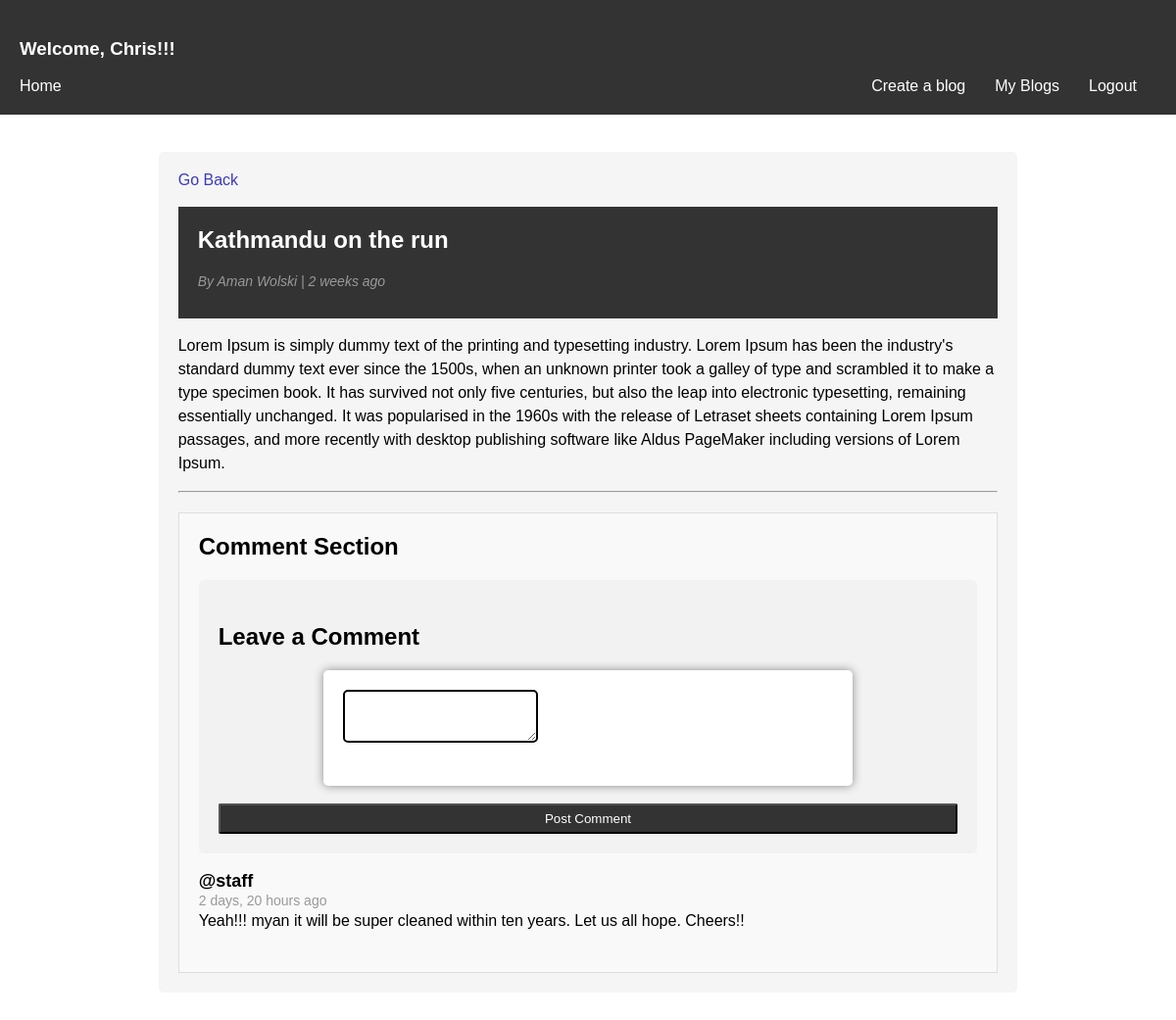
The app's page /article/a2fdb5a9-9dca-418a-b2cc-2ea6ddb8f4ea/ (signed in) with its own data.
### blogs/models.py (models this page shows, shortened)
class Post(models.Model):
    title = models.CharField(max_length=255)
    author  = models.ForeignKey(User, on_delete=models.CASCADE)
    featured_image = models.ImageField(null=True,blank=True)
    body = RichTextField(blank=True,null=True)
    created = models.DateTimeField(auto_now_add=True)
    id = models.UUIDField(default=uuid.uuid4,unique=True,primary_key=True,editable=False)
    class Meta:
        ordering = ['-created']

class Comment(models.Model):
    post = models.ForeignKey(Post,related_name="comments",on_delete=models.CASCADE)
    name = models.ForeignKey(User, on_delete=models.CASCADE)
    body = models.TextField()
    created = models.DateTimeField(auto_now=True)
    id = models.UUIDField(default=uuid.uuid4,unique=True,primary_key=True,editable=False)
    class Meta:
        ordering = ['-created']

### blogs/views.py (the view, shortened to what this page needs)
# urls.py: path('article/<str:pk>/',views.BlogPost,name='detail-article'),
def BlogPost(request,pk):
    post = Post.objects.get(id=pk)
    context = {'post' : post}
    return render(request,'blogs/detail-article.html',context)

### blogs/templates/blogs/detail-article.html (shortened to what this page needs)
{% extends 'base.html' %}
{% block content %}
<main>
<article class="post">
  <a class="" href="{% url 'home' %}">Go Back</a>
  <br>
  <br>
  <header>
    <h1 class="post-title">{{ post.title }}</h1>
    <p class="post-meta">By {{ post.author.first_name }}
        {{ post.author.last_name }} | {{ post.created|timesince}} ago
    </p>
  </header>
<div class="post-content">
<p>{{post.body|safe}}</p>
</div>
<hr>
<div class="comment">
    <h2>Comment Section</h2>
    {% if request.user.is_authenticated %}
    <div class="comment-form">
        <h3>Leave a Comment</h3>
        <form method="POST">
          <div class="form-group">
            <textarea id="comment" name="comment" required></textarea>
          </div>
          <br>
          <button type="submit">Post Comment</button>
        </form>
    </div>
    <br>
    {% else %}
    <small><a href="{% url 'login' %}">Log in to comment</a></small>
    <br>
    <br>
    {% endif %}
    {% for comment in post.comments.all %}
    <ul>
      <li>
        <div class="comment-meta">
          <div class="comment-author">
            <h4>@{{comment.name}}</h4>
            <span class="comment-date">{{comment.created|timesince}} ago</span>
          </div>
        </div>
        <p>{{ comment.body }}</p>
      </li>
    </ul>
    {% endfor%}
</div>
</article>
</main>
{% endblock %}

### templates/navbar.html
<header>
    {% if user.is_authenticated %}
    <h3>Welcome, {{request.user|capfirst}}!!!</h3>
    {% endif %}
    <a class="home-nav" style="color:white;font-size:16px;float:left;text-decoration:none;" href="{% url 'home' %}">Home</a></small>
    <nav>
        <ul>
            {% if user.is_authenticated %}
            <li><a href="{% url 'create-article' %}">Create a blog</a></li>
            <li><a href="{% url 'user-blogs' %}">My Blogs</a></li>
            <li><a href="{% url 'logout' %}">Logout</a></li>
            {% else %}
            <li><a href="{% url 'login' %}">Login/Sign Up</a>
            {% endif %}
        </ul>
    </nav>
</header>

### static/styles/main.css (style rules this page uses)
body { font-family: Arial, sans-serif; margin: 0; padding: 0; }
header { background-color: #333; color: #fff; padding: 20px; }
nav { display: flex; justify-content: right; align-items: center; }
nav ul { list-style: none; margin: 0; padding: 0; display: flex; }
nav li { margin-right: 10px; }
nav a { color: #fff; text-decoration: none; padding: 10px; border-radius: 5px; }
h2 { margin-top: 0; }
button { background-color: #333; color: #fff; height: 31px; border-radius: 2px; }
main { padding: 20px; display: flex; justify-content: center; }
a { text-decoration: none; color: rgb(59, 59, 188); }
.post { background-color: #f5f5f5; padding: 20px; border-radius: 5px; margin-bottom: 20px; width: 836.6px; height: auto; }
.post-title { margin-top: 0; }
.post-meta { margin-bottom: 10px; font-style: italic; font-size: 14px; color: #999; }
.post-content { line-height: 1.5; }
.form-group { background-color: #fff; padding: 20px; border-radius: 5px; box-shadow: 0px 0px 10px #888; width: 500px; margin: 0 auto; }
.comment { margin-top: 20px; padding: 20px; background-color: #f9f9f9; border: 1px solid #ddd; }
.comment h3 { margin-bottom: 10px; font-size: 24px; font-weight: bold; }
.comment ul { list-style: none; padding: 0; margin: 0; }
.comment li { margin-bottom: 20px; }
.comment-meta { display: flex; align-items: center; }
.comment-author h4 { margin: 0; font-size: 18px; font-weight: bold; }
.comment-date { font-size: 14px; color: #999; }
.comment p { margin: 0; font-size: 16px; line-height: 1.5; }
.comment-form { background-color: #f2f2f2; padding: 20px; margin-top: 20px; border-radius: 5px; }
.comment-form h3 { font-size: 24px; margin-bottom: 20px; }
.comment-form form { display: flex; flex-direction: column; }
.comment-form input, .comment-form textarea { padding: 10px; margin-bottom: 20px; border-radius: 5px; border: 2px solid black; }
.comment-form button[type="submit"] { cursor: pointer; }

### records on screen
Post: title "Kathmandu on the run", author.first_name "Aman", author.last_name "Wolski", created "2 weeks", body "Lorem Ipsum is simply dummy text of the printing and typesetting industry. Lorem Ipsum has been the industry's standard dummy text ever since the 1500s, when an unknown printer took a galley of type and scrambled it to make a type specimen book. It has survived not only five centuries, but also the leap into electronic typesetting, remaining essentially unchanged. It was popularised in the 1960s with the release of Letraset sheets containing Lorem Ipsum passages, and more recently with desktop publishing software like Aldus PageMaker including versions of Lorem Ipsum."
Comment: name "staff", created "2 days, 20 hours", body "Yeah!!! myan it will be super cleaned within ten years. Let us all hope. Cheers!!"

### other values on screen
{{ request.user|capfirst }} "Chris"
